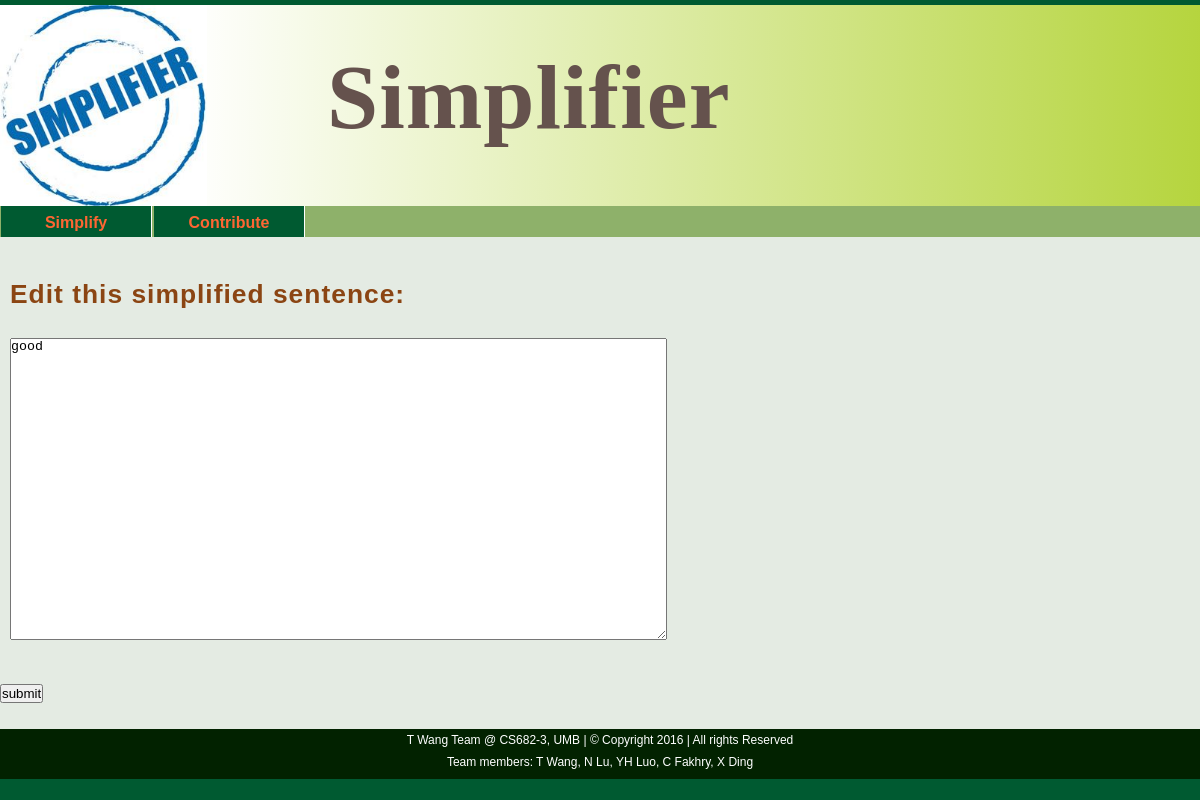
Page /edit_simp/1/ on the earlier database version.
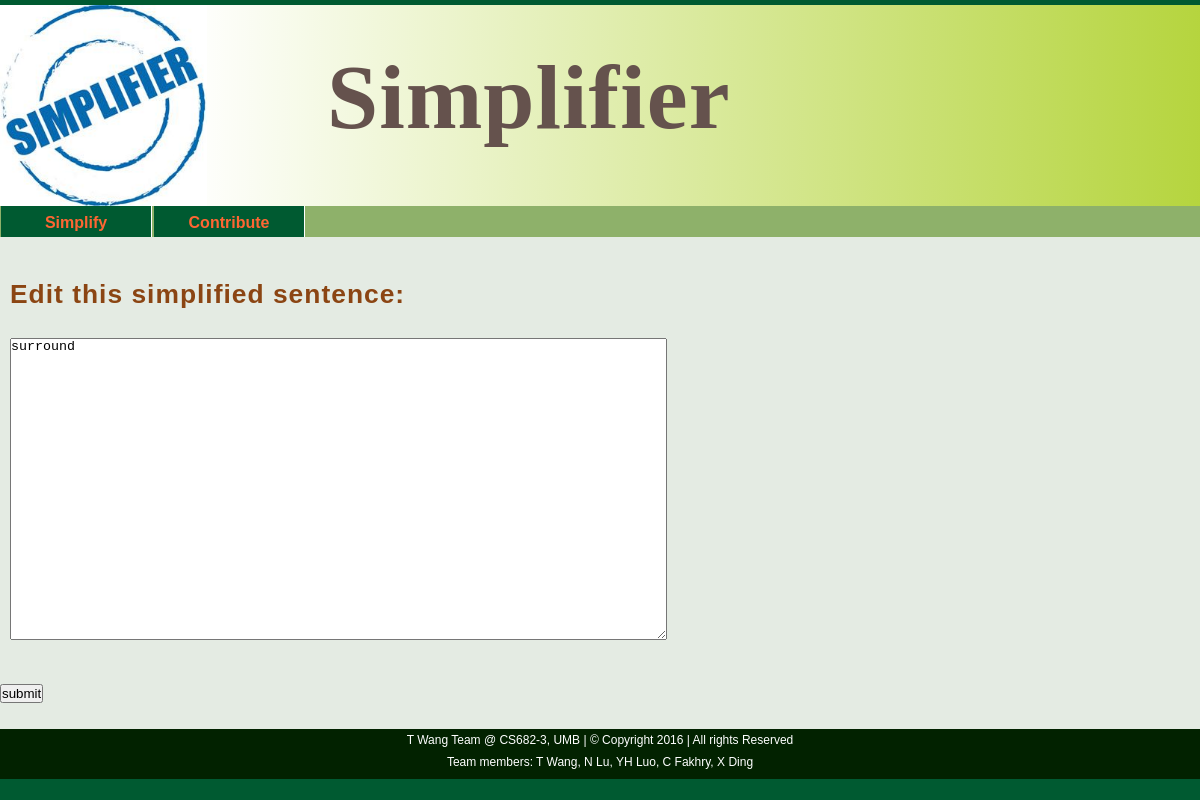
Same page on the later database version.
### translate/models.py (models this page shows, shortened)
class Simple(models.Model):
    hard = models.ForeignKey(Original, on_delete=models.CASCADE)
    simple_text = models.TextField()

### translate/views.py (the view)
# urls.py: url(r'^edit_simp/(?P<pk>\d+)/$', views.edit_simp, name='edit_simp'),
def edit_simp(request, pk):
    simp = Simple.objects.get(pk=pk)
    form = SimpForm(initial={'simple_text': simp.simple_text})
    new_simple_text = request.POST.get("simple_text")
    if request.method =="POST":
        simp.simple_text = new_simple_text
        simp.save()
        return redirect('add_simp', simp.hard.id )
    else:
        return render(request, 'edit_simp.html', {'form' : form})

### translate/forms.py
class SimpForm(forms.ModelForm):
    simple_text = forms.CharField(widget=forms.Textarea(attrs={'rows':20, 'cols':80}), label='')
    class Meta:
        model = Simple
        exclude = ('hard',)

### templates/edit_simp.html (shortened to what this page needs)
{% extends 'base.html' %}
{% block content %}
<br/>
<form method="POST" name="edit simplified text" >{% csrf_token %}
   <label> <h1 id="h1_contribute">Edit this simplified sentence:</h1></label><br/>
    <br/><br/>
    {{ form.as_p }}<br/>
    <input type="submit" value="submit"  />
</form><br />
{% endblock content %}

Differences in the rows shown:
changed Simple: simple_text "good" → "surround"
